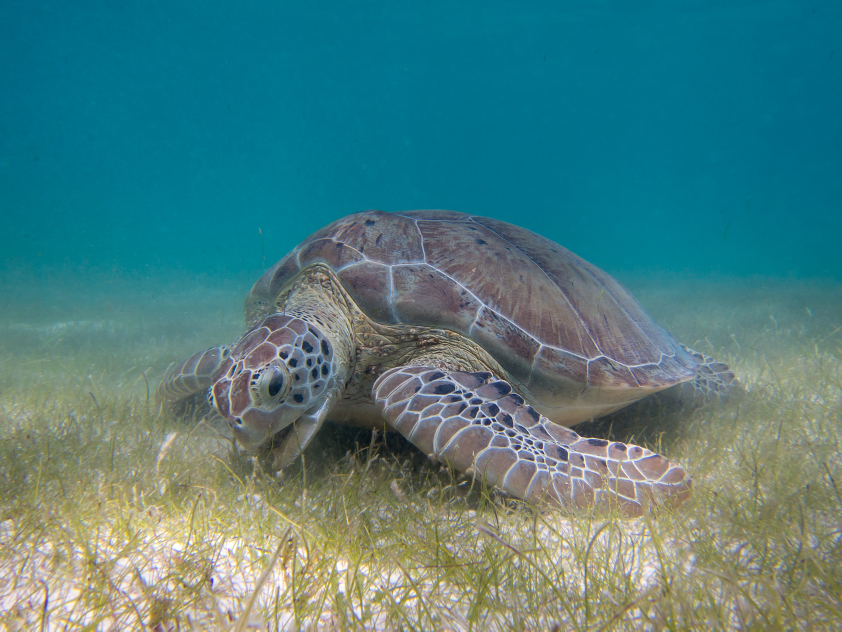
#> input picture research/nst_blogpost/Green_Sea_Turtle_grazing_seagrass.jpg, 3367 x 2525 px (shown at 1/4 size)
$ python -i imaging.py   (imports and definitions only)
#> lines starting #> are read from the running program, lines starting #| are printed output that depends on the picture
#> further down, picture is the input picture: shape (2525, 3367, 3); mean B, G, R 128, 126.6, 77.3
#!/usr/bin/env python
# -*- coding: utf-8 -*-
"""
@author: liang kang
@contact: gangkanli1219@gmail.com
@time: 2018/3/9 21:53
@desc: 数组图像处理的方法
"""
import cv2
import numpy as np
from skimage import exposure, transform


# [50 lines left out: functions central_crop, rotate_image, not called in this run]


def histogram_equalization(image):
    """
    实现直方图均衡化
    Parameters
    ----------
    image: 原始图像, a 3-D image array [height, width, channels]

    Returns
    -------

    """
    shape = image.shape
#> shape = (2525, 3367, 3)
    if 1 == shape[2]:
        img = cv2.equalizeHist(image[:, :, 0])
    else:
        img0 = np.expand_dims(cv2.equalizeHist(image[:, :, 0]), axis=2)
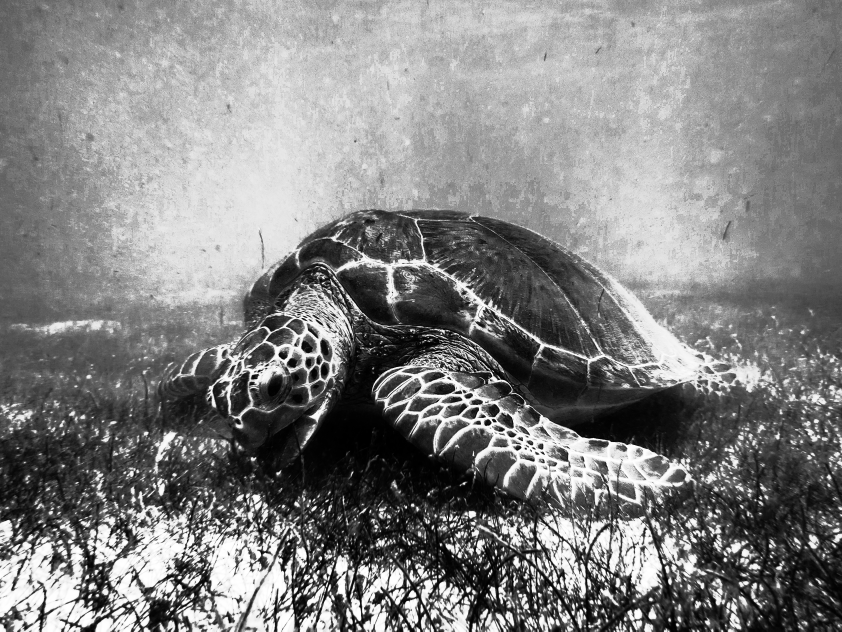
#> img0: shape (2525, 3367, 1) (shown at 1/4 size); min 0, max 255, mean 129.9
        img1 = np.expand_dims(cv2.equalizeHist(image[:, :, 1]), axis=2)
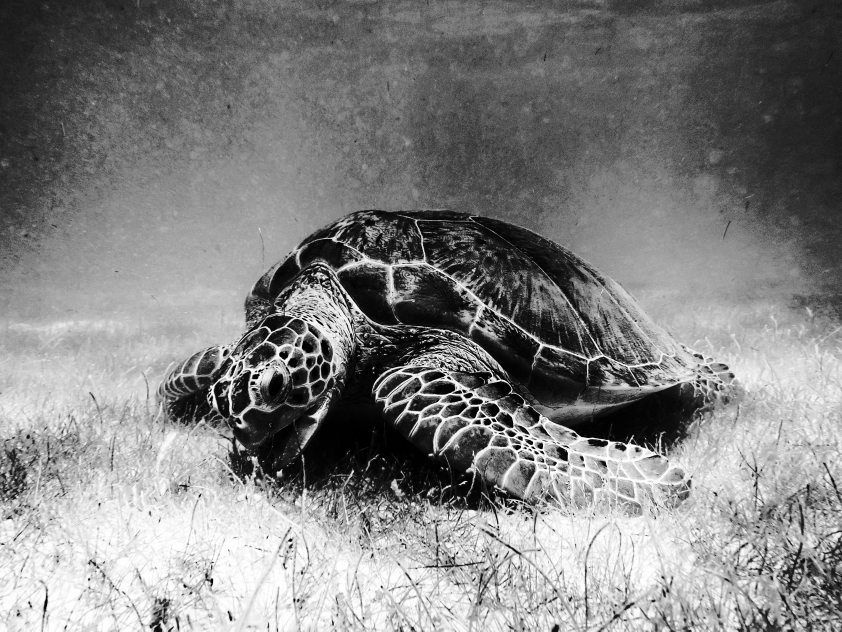
#> img1: shape (2525, 3367, 1) (shown at 1/4 size); min 0, max 255, mean 129.7
        img2 = np.expand_dims(cv2.equalizeHist(image[:, :, 2]), axis=2)
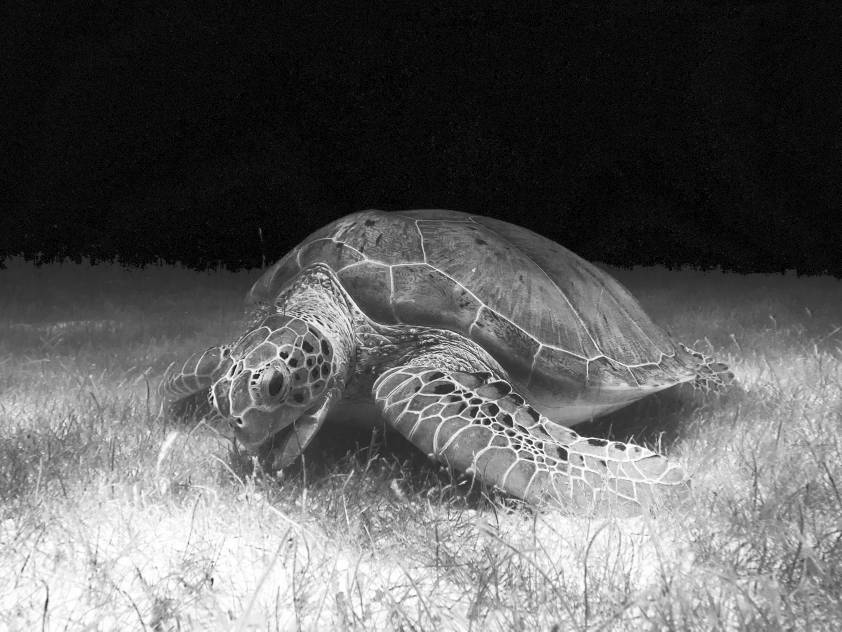
#> img2: shape (2525, 3367, 1) (shown at 1/4 size); min 0, max 255, mean 94.2
        img = np.concatenate([img0, img1, img2], axis=2)
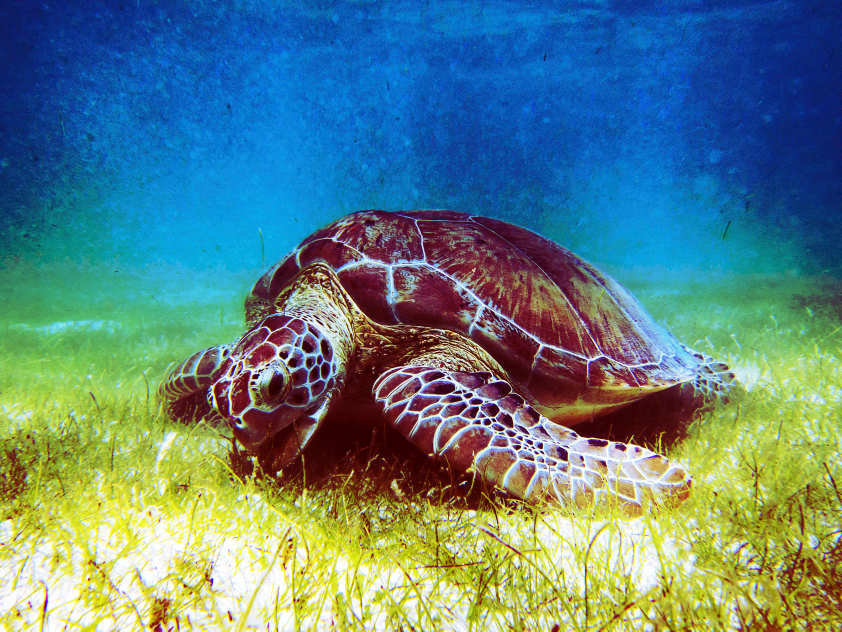
#> img: shape (2525, 3367, 3) (shown at 1/4 size); mean B, G, R 129.9, 129.7, 94.2
    return img

>>> import cv2
>>> picture = cv2.imread('../../../nst_blogpost/Green_Sea_Turtle_grazing_seagrass.jpg')
>>> result = histogram_equalization(picture)
